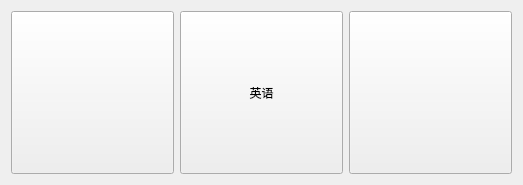
    <widget class="QWidget" name="pageEn">
     <layout class="QHBoxLayout" name="horizontalLayout_9">
      <item>
       <widget class="QPushButton" name="pushButton_17">
        <property name="minimumSize">
         <size>
          <width>163</width>
          <height>163</height>
         </size>
        </property>
        <property name="maximumSize">
         <size>
          <width>163</width>
          <height>163</height>
         </size>
        </property>
        <property name="cursor">
         <cursorShape>PointingHandCursor</cursorShape>
        </property>
        <property name="focusPolicy">
         <enum>Qt::NoFocus</enum>
        </property>
        <property name="styleSheet">
         <string notr="true"/>
        </property>
        <property name="text">
         <string/>
        </property>
       </widget>
      </item>
      <item>
       <widget class="QPushButton" name="pushButton_16">
        <property name="minimumSize">
         <size>
          <width>163</width>
          <height>163</height>
         </size>
        </property>
        <property name="maximumSize">
         <size>
          <width>163</width>
          <height>163</height>
         </size>
        </property>
        <property name="cursor">
         <cursorShape>PointingHandCursor</cursorShape>
        </property>
        <property name="focusPolicy">
         <enum>Qt::NoFocus</enum>
        </property>
        <property name="text">
         <string>英语</string>
        </property>
       </widget>
      </item>
      <item>
       <widget class="QPushButton" name="pushButton_12">
        <property name="minimumSize">
         <size>
          <width>163</width>
          <height>163</height>
         </size>
        </property>
        <property name="maximumSize">
         <size>
          <width>163</width>
          <height>163</height>
         </size>
        </property>
        <property name="cursor">
         <cursorShape>PointingHandCursor</cursorShape>
        </property>
        <property name="focusPolicy">
         <enum>Qt::NoFocus</enum>
        </property>
        <property name="styleSheet">
         <string notr="true">qradialgradient:(spread:pad, cx:0.5, cy:0.5, radius:0.5, fx:0.5, fy:0.5, stop:0 rgba(0, 0, 0, 255), stop:0.19397 rgba(0, 0, 0, 255), stop:0.202312 rgba(122, 97, 0, 255), stop:0.495514 rgba(76, 58, 0, 255), stop:0.504819 rgba(255, 255, 255, 255), stop:0.79 rgba(255, 255, 255, 255), stop:1 rgba(255, 158, 158, 255))</string>
        </property>
        <property name="text">
         <string/>
        </property>
       </widget>
      </item>
     </layout>
    </widget>
